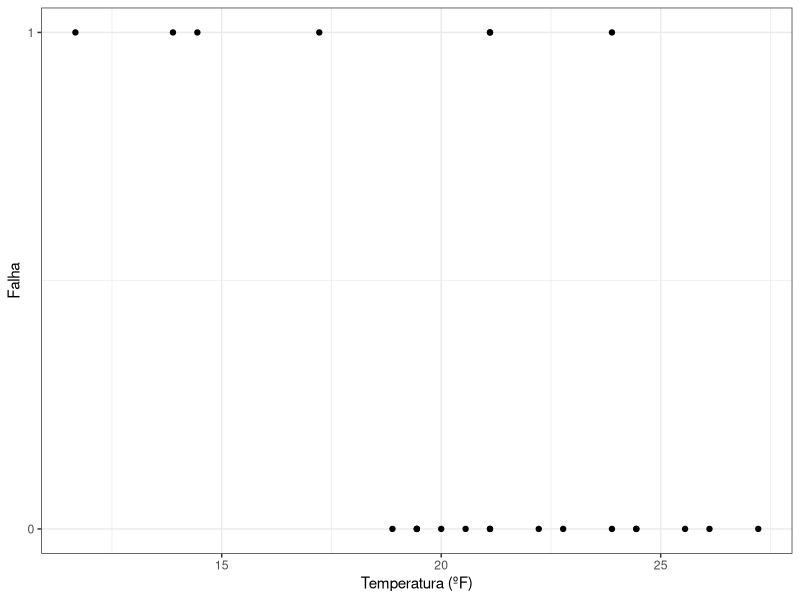
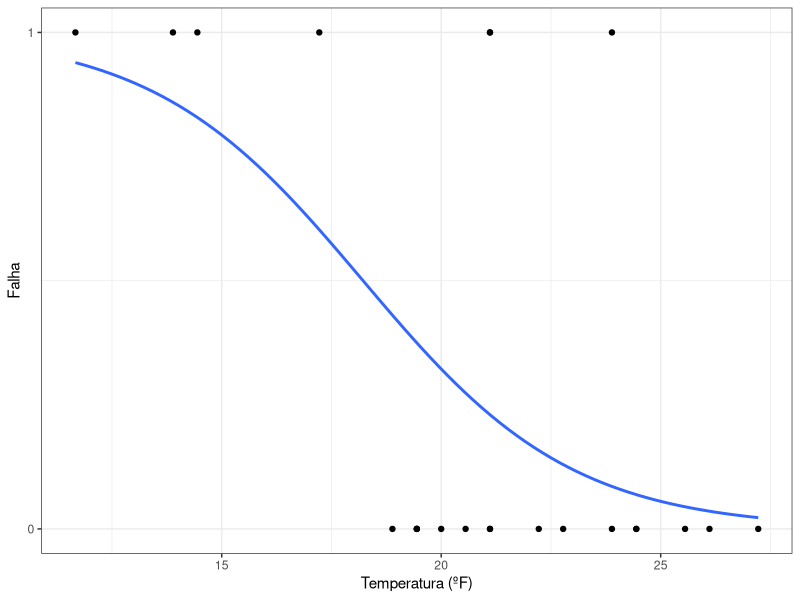
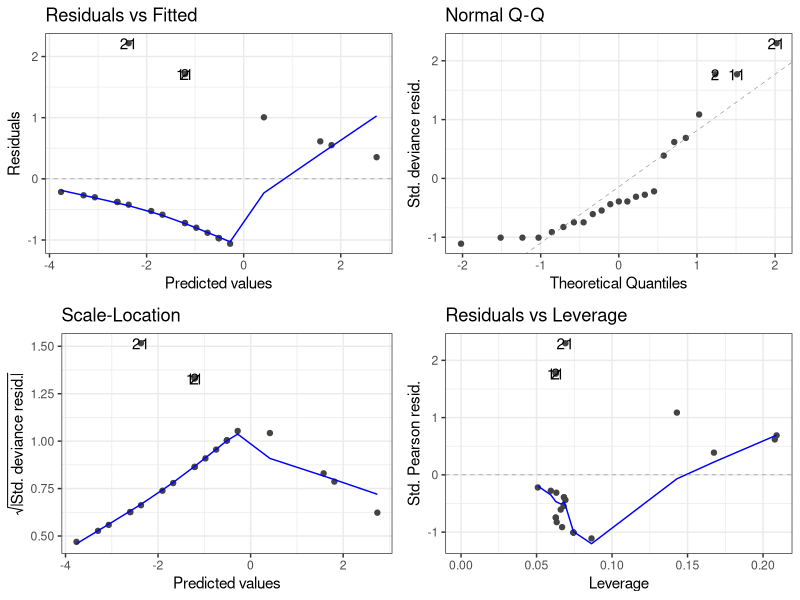

Write R code to recreate these figures, in order.
# leitura do conjunto de dados - http://archive.ics.uci.edu/ml/datasets/Challenger+USA+Space+Shuttle+O-Ring

temp = c(66, 70, 69, 68, 67, 72, 73, 70, 57, 63, 70, 78, 67, 53, 67, 75, 70, 81, 76, 79, 75, 76, 58)
ring = c(0, 1, 0, 0, 0, 0, 0, 0, 1, 1, 1, 0, 0, 1, 0, 0, 0, 0, 0, 0, 1, 0, 1)

temp <- (temp-32)*5/9

dados <- data.frame(temperatura=temp, falha=ring)

# 

library(ggplot2)
theme_set(theme_bw())

ggplot(dados, aes(x=temperatura, y=falha)) +
  geom_point() +
  labs(x="Temperatura (ºF)", y="Falha") +
  scale_y_continuous(breaks=c(0, 1))

# ajuste do modelo

ajuste <- glm(falha ~ temperatura, data=dados, family=binomial)

summary(ajuste)

binomial_smooth <- function(...) {
  geom_smooth(method = "glm", method.args = list(family = "binomial"), ...)
}

ggplot(dados, aes(x=temperatura, y=falha)) +
  geom_point() +
  labs(x="Temperatura (ºF)", y="Falha") +
  scale_y_continuous(breaks=c(0, 1)) +
  binomial_smooth(se=FALSE)

temperatura <- seq(0, 40, 5)
data.frame(temperatura=temperatura, 
           probabilidade=predict(ajuste, data.frame(temperatura=temperatura), type="response"))


# plot dos resultados

library(ggfortify)
autoplot(ajuste)
